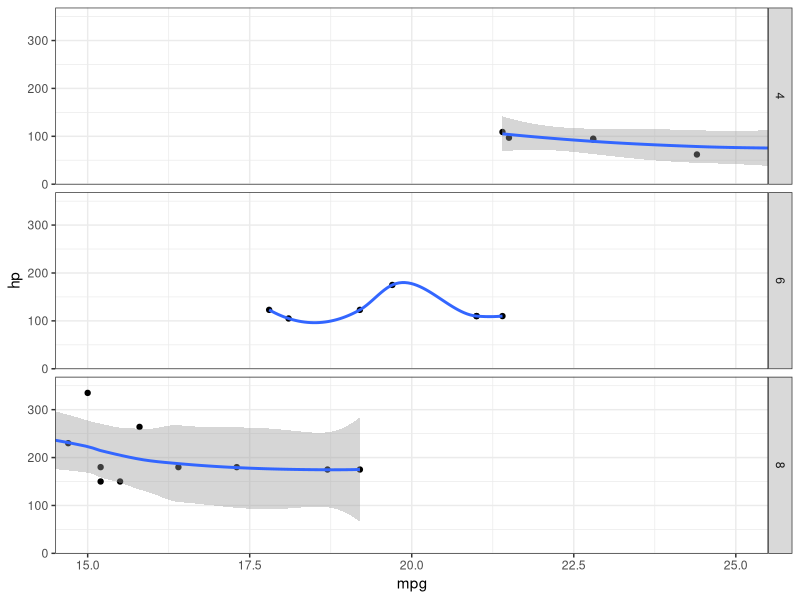

Reproduce this figure in R.
# Visualization with ggPlot2
#
# Different layers of visulization are:
# 1. Data
# 2. Aesthetics
# 3. Geometries
# 4. Facets
# 5. Statistics
# 6. Coordinates
# 7. Theme
# install.packages('ggplot2')
#
library(ggplot2)

pl <- ggplot(data=mtcars,aes(x=mpg,y=hp)) # Data + Aesthetics
pl <- pl + geom_point() # Geometries
pl2 <- pl + facet_grid(cyl~.) # Facets
pl2 <- pl2 + stat_smooth() # Statistics
pl2 <- pl2 + coord_cartesian(xlim = c(15,25)) # Coordinates
print(pl2 + theme_bw()) # Theme